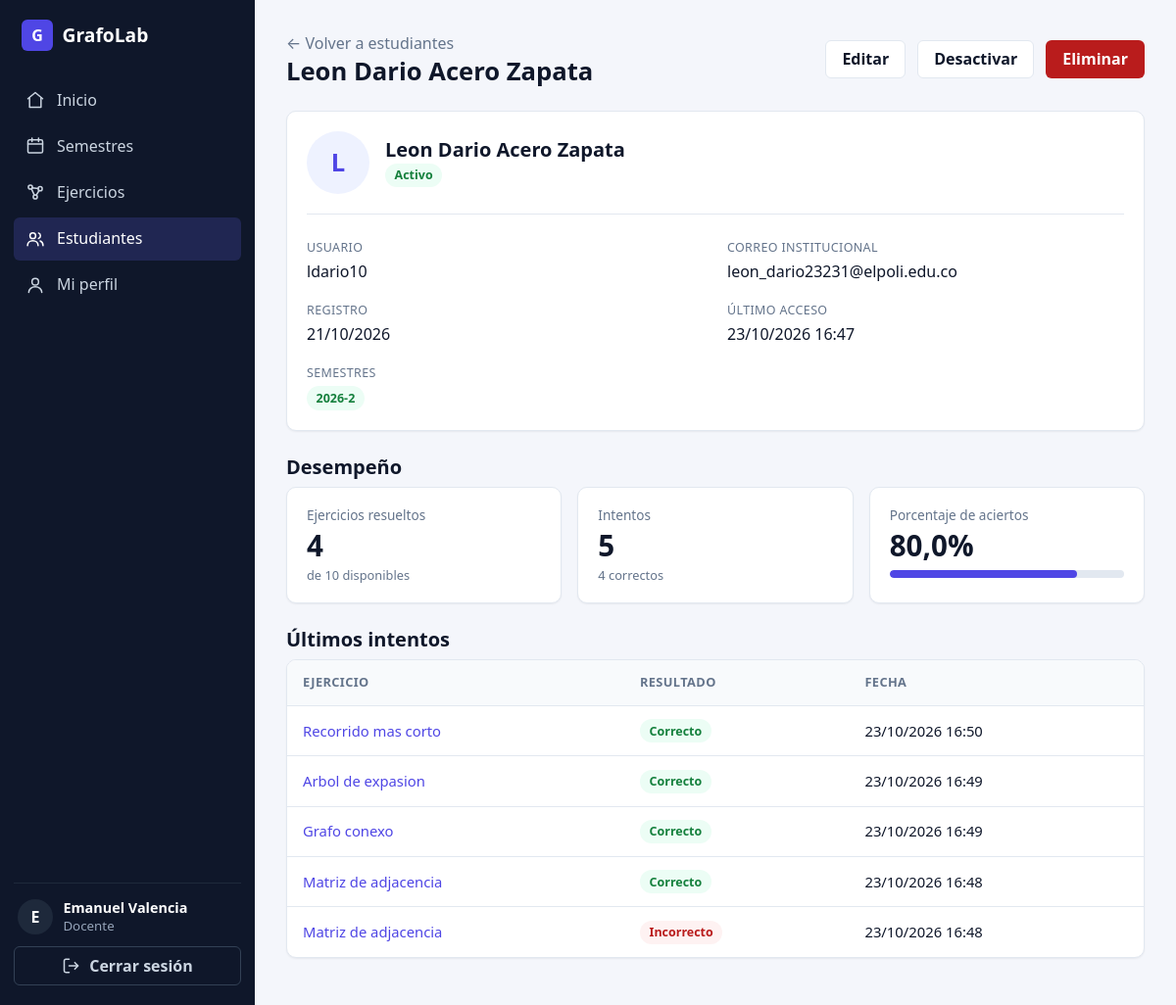
Page /users/students/4/ (signed in) on the earlier database version.
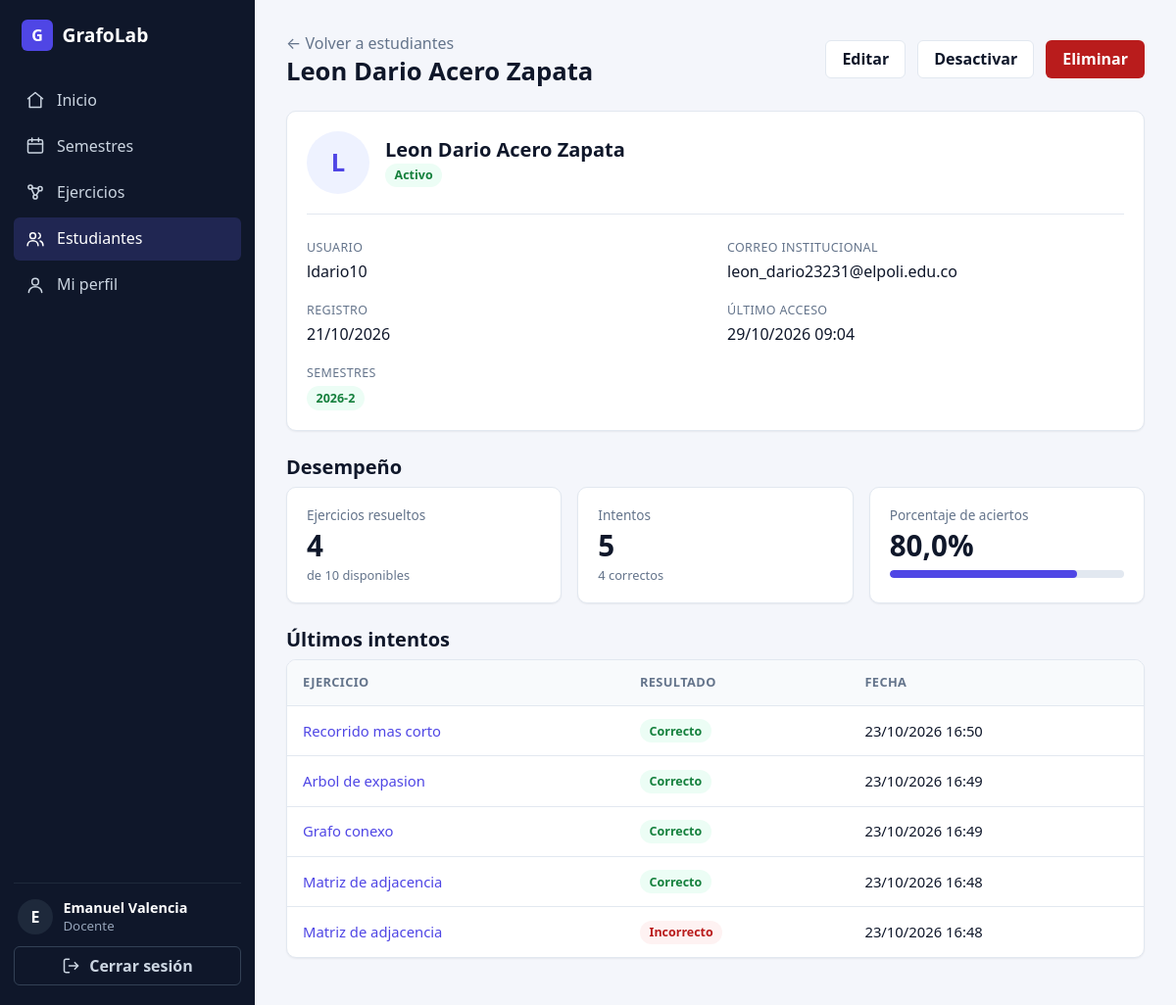
Same page on the later database version.
### apps/users/models.py (models this page shows, shortened)
class User(AbstractUser):
    class Role(models.TextChoices):
        ADMIN = "admin", "Administrador (docente)"
        STUDENT = "student", "Estudiante"
    role = models.CharField(max_length=10, choices=Role.choices, default=Role.STUDENT, db_column='id_role')
    @property
    def is_teacher(self):
        return self.role == self.Role.ADMIN

### apps/core/models.py (models this page shows, shortened)
class Semester(models.Model):
    name = models.CharField(max_length=20, unique=True)
    is_active = models.BooleanField(default=True)
    students = models.ManyToManyField(settings.AUTH_USER_MODEL, blank=True, related_name="semesters", limit_choices_to={"role": "student"})
    class Meta:
        ordering = ["-name"]

### apps/modules/models.py (models this page shows, shortened)
class Attempt(models.Model):
    exercise = models.ForeignKey(Exercise, on_delete=models.CASCADE, related_name="attempts")
    student = models.ForeignKey(settings.AUTH_USER_MODEL, on_delete=models.CASCADE, related_name="attempts")
    answer = models.JSONField()
    is_correct = models.BooleanField()
    feedback = models.JSONField(default=dict)           # qué celdas/grados están mal
    created_at = models.DateTimeField(auto_now_add=True)
    class Meta:
        ordering = ["-created_at"]

class Exercise(models.Model):
    class Category(models.TextChoices):
        GRAPH = "graph", "Grafos"
        TREE = "tree", "Árboles binarios"
    class Kind(models.TextChoices):
        ADJACENCY_MATRIX = "adjacency_matrix", "Matriz de adyacencia y grados"
        DIJKSTRA = "dijkstra", "Dijkstra"
        MST = "mst", "Árbol de expansión mínima"
        CONNECTIVITY = "connectivity", "Conexidad y ciclos"
        COLORING = "coloring", "Coloreo de grafos"
        BST_BUILD = "bst_build", "Construcción de BST"
        TRAVERSAL = "traversal", "Recorridos"
        BALANCE = "balance", "Balanceo"
        TREE_METRICS = "tree_metrics", "Altura, profundidad y hojas"
        EXPRESSION_TREE = "expression_tree", "Árbol de expresión"
    semester = models.ForeignKey(Semester, on_delete=models.CASCADE, related_name="exercises")
    created_by = models.ForeignKey(settings.AUTH_USER_MODEL, on_delete=models.PROTECT)
    title = models.CharField(max_length=150)
    statement = models.TextField()                      # enunciado
    category = models.CharField(max_length=10, choices=Category.choices)
    kind = models.CharField(max_length=30, choices=Kind.choices)
    data = models.JSONField(default=dict)               # grafo/árbol inicial
    is_published = models.BooleanField(default=False)
    created_at = models.DateTimeField(auto_now_add=True)
    class Meta:
        ordering = ["-created_at"]

### apps/users/views.py (the view)
# urls.py: path("students/<int:pk>/", views.StudentDetailView.as_view(), name="student_detail"),
class StudentDetailView(StudentQuerysetMixin, DetailView):
    template_name = "users/student_detail.html"
    context_object_name = "student"
    def get_context_data(self, **kwargs):
        context = super().get_context_data(**kwargs)
        context["summary"] = student_summary(self.object)
        context["semesters"] = self.object.semesters.all()
        return context

### apps/core/metrics.py (called while the page is built)
def percentage(part, total):
    return round(part * 100 / total, 1) if total else 0.0

def student_summary(user):
    available = visible_exercises(user)
    attempts = Attempt.objects.filter(student=user)
    total = attempts.count()
    correct = attempts.filter(is_correct=True).count()
    available_count = available.count()
    solved = (attempts.filter(is_correct=True, exercise__in=available)
              .values("exercise").distinct().count())
    return {
        "available": available_count,
        "solved": solved,
        "pending": available_count - solved,
        "progress": percentage(solved, available_count),
        "attempts": total,
        "correct": correct,
        "accuracy": percentage(correct, total),
        "recent": list(attempts.select_related("exercise")[:5]),
    }

### apps/modules/selectors.py (called while the page is built)
def visible_exercises(user):
    return (Exercise.objects
            .filter(is_published=True, semester__is_active=True, semester__students=user)
            .select_related("semester"))

### apps/users/mixins.py (called while the page is built)
    def test_func(self):
        return self.request.user.is_teacher

### apps/users/views.py (called while the page is built)
    def get_queryset(self):
        return (User.objects.filter(role=User.Role.STUDENT).order_by("last_name", "first_name", "username"))

### apps/users/templates/users/student_detail.html (shortened to what this page needs)
{% extends 'base.html' %}
{% load l10n %}
{% block content %}
<div data-student>
  <div class="page-header">
    <div>
      <a href="{% url 'users:student_list' %}" class="text-muted">&larr; Volver a estudiantes</a>
      <h1 class="page-title">{{ student.get_full_name|default:student.username }}</h1>
    </div>
    <div class="header-actions">
      <a href="{% url 'users:student_update' student.pk %}" class="btn btn-secondary">Editar</a>
      <button type="button" class="btn btn-secondary"
              data-toggle-active
              data-url="{% url 'users:student_toggle' student.pk %}"
              data-active="{% if student.is_active %}true{% else %}false{% endif %}"
              data-confirm="¿Desactivar esta cuenta? El estudiante no podrá iniciar sesión.">
        {% if student.is_active %}Desactivar{% else %}Activar{% endif %}
      </button>
      <a href="{% url 'users:student_delete' student.pk %}" class="btn btn-danger">Eliminar</a>
    </div>
  </div>
  <div class="card">
    <div class="profile-header">
      <span class="avatar-lg">{{ student.username|first|upper }}</span>
      <div>
        <h2 class="mb-0">{{ student.get_full_name|default:student.username }}</h2>
        <span data-status-badge
              class="badge {% if student.is_active %}badge-success{% else %}badge-danger{% endif %}">
          {% if student.is_active %}Activo{% else %}Inactivo{% endif %}
        </span>
      </div>
    </div>
    <dl class="detail-list">
      <div>
        <dt>Usuario</dt>
        <dd>{{ student.username }}</dd>
      </div>
      <div>
        <dt>Correo institucional</dt>
        <dd>{{ student.email|default:"—" }}</dd>
      </div>
      <div>
        <dt>Registro</dt>
        <dd>{{ student.date_joined|date:"d/m/Y" }}</dd>
      </div>
      <div>
        <dt>Último acceso</dt>
        <dd>{{ student.last_login|date:"d/m/Y H:i"|default:"—" }}</dd>
      </div>
      <div class="detail-full">
        <dt>Semestres</dt>
        <dd>
          {% for semester in semesters %}
            <a href="{% url 'core:semester_detail' semester.pk %}"
               class="badge {% if semester.is_active %}badge-success{% else %}badge-neutral{% endif %}">
              {{ semester.name }}
            </a>
          {% empty %}
            <span class="text-muted">No está inscrito en ningún semestre.</span>
          {% endfor %}
        </dd>
      </div>
    </dl>
  </div>
</div>
<h2>Desempeño</h2>
<div class="stats-grid">
  <div class="stat-card">
    <span class="stat-label">Ejercicios resueltos</span>
    <span class="stat-value">{{ summary.solved }}</span>
    <span class="stat-hint">de {{ summary.available }} disponibles</span>
  </div>
  <div class="stat-card">
    <span class="stat-label">Intentos</span>
    <span class="stat-value">{{ summary.attempts }}</span>
    <span class="stat-hint">{{ summary.correct }} correctos</span>
  </div>
  <div class="stat-card">
    <span class="stat-label">Porcentaje de aciertos</span>
    <span class="stat-value">{{ summary.accuracy }}%</span>
    <div class="progress" style="margin-top: 0.5rem;">
      <div class="progress-bar" data-width="{{ summary.accuracy|unlocalize }}"></div>
    </div>
  </div>
</div>
<h2>Últimos intentos</h2>
<div class="table-wrap">
  <table class="table">
    <thead>
      <tr>
        <th>Ejercicio</th>
        <th>Resultado</th>
        <th>Fecha</th>
      </tr>
    </thead>
    <tbody>
      {% for attempt in summary.recent %}
        <tr>
          <td>
            <a href="{% url 'modules:manage_detail' attempt.exercise.pk %}">{{ attempt.exercise.title }}</a>
          </td>
          <td>
            {% if attempt.is_correct %}
              <span class="badge badge-success">Correcto</span>
            {% else %}
              <span class="badge badge-danger">Incorrecto</span>
            {% endif %}
          </td>
          <td>{{ attempt.created_at|date:"d/m/Y H:i" }}</td>
        </tr>
      {% empty %}
        <tr>
          <td colspan="3" class="empty-state">Este estudiante aún no tiene intentos.</td>
        </tr>
      {% endfor %}
    </tbody>
  </table>
</div>
{% endblock %}

### templates/base.html (shortened to what this page needs)
{% load static %}
<!DOCTYPE html>
<html lang="es">
<head>
  <link rel="stylesheet" href="{% static 'themes/style.css' %}">
</head>
<body class="{% if user.is_authenticated %}layout-app{% else %}layout-auth{% endif %}">
  <div class="app">
    {% if user.is_authenticated %}
      {% include 'partials/sidebar.html' %}
    {% endif %}
    <div class="main">
      <main class="content">
        {% block content %}{% endblock %}
      </main>
    </div>
  </div>
</body>
</html>

### templates/partials/sidebar.html (shortened to what this page needs)
{% with ns=request.resolver_match.namespace|default:'' name=request.resolver_match.url_name|default:'' %}
<aside class="sidebar" id="sidebar" aria-label="Navegación principal">
  <a class="sidebar-brand" href="{% url 'core:dashboard' %}">
    <span class="brand-mark">G</span>
    <span>GrafoLab</span>
  </a>
  <nav class="sidebar-nav">
    <a href="{% url 'core:dashboard' %}"
       class="nav-link{% if ns == 'core' and name == 'dashboard' %} active{% endif %}">
      <svg class="icon" viewBox="0 0 24 24" aria-hidden="true"><path d="M3 10.5 12 3l9 7.5"/><path d="M5 9.5V21h14V9.5"/></svg>
      Inicio
    </a>
    {% if user.is_teacher %}
      <a href="{% url 'core:semester_list' %}"
         class="nav-link{% if ns == 'core' and 'semester' in name %} active{% endif %}">
        <svg class="icon" viewBox="0 0 24 24" aria-hidden="true"><rect x="3" y="4.5" width="18" height="16" rx="2"/><path d="M3 9.5h18M8 2.5v4M16 2.5v4"/></svg>
        Semestres
      </a>
      <a href="{% url 'modules:manage_list' %}"
         class="nav-link{% if ns == 'modules' and 'manage' in name %} active{% endif %}">
        <svg class="icon" viewBox="0 0 24 24" aria-hidden="true"><circle cx="6" cy="6" r="2.5"/><circle cx="18" cy="8" r="2.5"/><circle cx="12" cy="18" r="2.5"/><path d="M8.2 7l7.6.7M7.4 8.2l3.4 7.6M16.7 10.2l-3.6 5.9"/></svg>
        Ejercicios
      </a>
      <a href="{% url 'users:student_list' %}"
         class="nav-link{% if ns == 'users' and 'student' in name %} active{% endif %}">
        <svg class="icon" viewBox="0 0 24 24" aria-hidden="true"><circle cx="9" cy="8" r="3.5"/><path d="M2.5 20c0-3.6 2.9-6 6.5-6s6.5 2.4 6.5 6"/><path d="M16 4.7a3.5 3.5 0 0 1 0 6.6M18 14.3c2.2.7 3.5 2.6 3.5 5.7"/></svg>
        Estudiantes
      </a>
    {% endif %}
    <a href="{% url 'users:profile' %}"
       class="nav-link{% if ns == 'users' and 'profile' in name %} active{% endif %}">
      <svg class="icon" viewBox="0 0 24 24" aria-hidden="true"><circle cx="12" cy="8" r="4"/><path d="M4 21c0-4 3.6-7 8-7s8 3 8 7"/></svg>
      Mi perfil
    </a>
  </nav>
  <div class="sidebar-footer">
    <div class="user-box">
      <span class="avatar">{{ user.username|first|upper }}</span>
      <div class="user-info">
        <strong>{{ user.get_full_name|default:user.username }}</strong>
        <small>{% if user.is_teacher %}Docente{% else %}Estudiante{% endif %}</small>
      </div>
    </div>
    <form method="post" action="{% url 'users:signout' %}">
      <button type="submit" class="btn btn-ghost btn-block">
        <svg class="icon" viewBox="0 0 24 24" aria-hidden="true"><path d="M9 4H5a2 2 0 0 0-2 2v12a2 2 0 0 0 2 2h4M16 8l4 4-4 4M20 12H9"/></svg>
        Cerrar sesión
      </button>
    </form>
  </div>
</aside>
{% endwith %}

Differences in the rows shown:
changed User "Leon Dario Acero Zapata": last_login "23/10/2026 16:47" → "29/10/2026 09:04"
